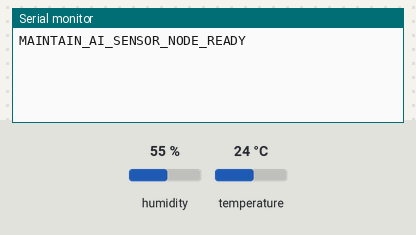
Bench run of a sketch on a simulated Arduino Uno, built with avr-gcc and run on an emulated ATmega328P. On the bench: the last lines printed to the serial monitor. The test bench sets the inputs (shaded band); at power-on: humidity 55 %, temperature 24 °C.

Above: at 1.7 s.
1.8 s: humidity set to 22 %
At 6.0 s:
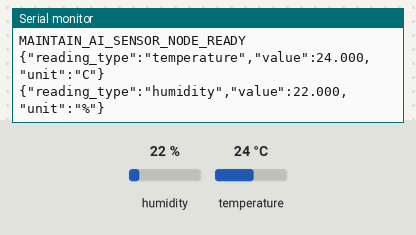
9.1 s: temperature set to 12 °C
At 11.0 s:
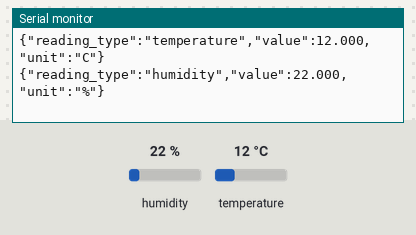
16.4 s: humidity set to 40 %
At 21.1 s:
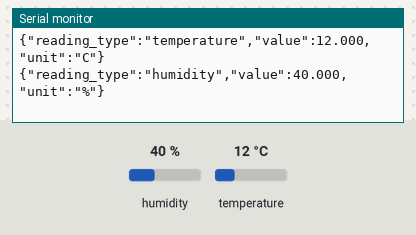

The sketch:

maintain_ai_arduino.ino
```cpp
/*
 * Maintain AI - flexible Arduino telemetry node
 *
 * Board: Arduino Uno/Mega-class boards
 * Link: USB serial -> MAINTAIN AI IoT Gateway
 *
 * The Arduino does NOT authenticate to Maintain AI. It emits JSON readings;
 * the Gateway handles device identity, buffering, retries and HTTPS upload.
 *
 * Default sensors:
 *   - DHT11/DHT22 temperature + humidity
 *   - optional analog current sensor
 *   - optional analog voltage sensor
 *   - optional digital RPM pulse input
 *
 * Set the ENABLE_* flags and pins below for your hardware.
 */

#include <Arduino.h>
#include <DHT.h>

// ---------- Board / serial ----------
#define SERIAL_BAUD 115200

// ---------- DHT ----------
#define ENABLE_DHT 1
#define DHT_PIN 4
#define DHT_TYPE DHT11   // Change to DHT22 when required
DHT dht(DHT_PIN, DHT_TYPE);

// ---------- Analog sensors ----------
#define ENABLE_ANALOG_CURRENT 0
#define CURRENT_PIN A0
#define CURRENT_SCALE 1.0f
#define CURRENT_OFFSET 0.0f

#define ENABLE_ANALOG_VOLTAGE 0
#define VOLTAGE_PIN A1
#define VOLTAGE_SCALE 1.0f
#define VOLTAGE_OFFSET 0.0f

// ---------- RPM pulse sensor ----------
#define ENABLE_RPM 0
#define RPM_PIN 2
#define RPM_PULSES_PER_REV 1.0f

// ---------- Sampling ----------
const unsigned long TELEMETRY_INTERVAL_MS = 5000;
unsigned long lastTelemetryMs = 0;
volatile unsigned long pulseCount = 0;

void onRpmPulse() {
  pulseCount++;
}

void sendReading(const char* readingType, float value, const char* unit) {
  if (!isfinite(value)) return;

  Serial.print("{\"reading_type\":\"");
  Serial.print(readingType);
  Serial.print("\",\"value\":");
  Serial.print(value, 3);
  Serial.print(",\"unit\":\"");
  Serial.print(unit);
  Serial.println("\"}");
}

void readSensors() {
#if ENABLE_DHT
  const float temperature = dht.readTemperature();
  const float humidity = dht.readHumidity();

  if (!isnan(temperature)) {
    sendReading("temperature", temperature, "C");
  }
  if (!isnan(humidity)) {
    sendReading("humidity", humidity, "%");
  }
#endif

#if ENABLE_ANALOG_CURRENT
  const float raw = (float)analogRead(CURRENT_PIN);
  const float current = raw * CURRENT_SCALE + CURRENT_OFFSET;
  sendReading("current", current, "A");
#endif

#if ENABLE_ANALOG_VOLTAGE
  const float raw = (float)analogRead(VOLTAGE_PIN);
  const float voltage = raw * VOLTAGE_SCALE + VOLTAGE_OFFSET;
  sendReading("voltage", voltage, "V");
#endif

#if ENABLE_RPM
  noInterrupts();
  const unsigned long pulses = pulseCount;
  pulseCount = 0;
  interrupts();

  const float sampleSeconds = TELEMETRY_INTERVAL_MS / 1000.0f;
  const float rpm = (pulses / RPM_PULSES_PER_REV) * (60.0f / sampleSeconds);
  sendReading("rpm", rpm, "rpm");
#endif
}

void setup() {
  Serial.begin(SERIAL_BAUD);

#if ENABLE_DHT
  dht.begin();
#endif

#if ENABLE_RPM
  pinMode(RPM_PIN, INPUT_PULLUP);
  attachInterrupt(digitalPinToInterrupt(RPM_PIN), onRpmPulse, RISING);
#endif

  delay(500);
  Serial.println("MAINTAIN_AI_SENSOR_NODE_READY");
}

void loop() {
  const unsigned long now = millis();
  if (now - lastTelemetryMs < TELEMETRY_INTERVAL_MS) return;
  lastTelemetryMs = now;

  readSensors();
}
```

Measured:
- after the input at 1.8 s, the serial monitor: prints a new line after 3.2 s (image 1)
- after the input at 9.1 s, the serial monitor: prints a new line after 0.92 s (image 2)
- after the input at 16.4 s, the serial monitor: prints a new line after 3.6 s (image 3)
